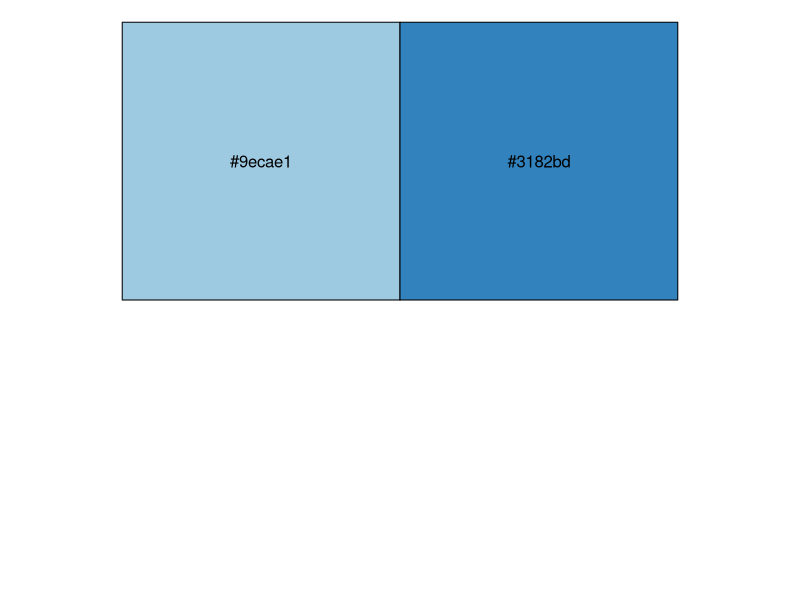
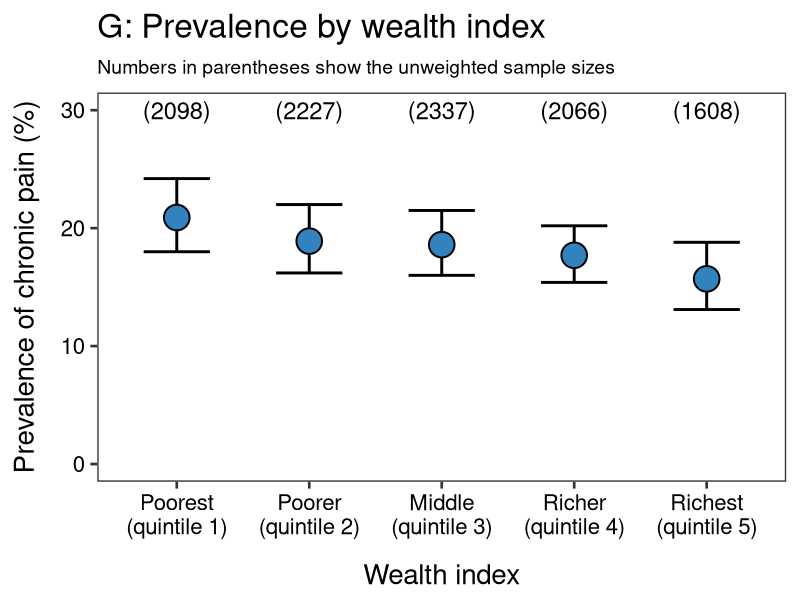

Reproduce these figures in R, in order.
# Load packages
library(tidyverse)
library(magrittr)

# Palettes
pal_za <- c('#9ecae1', '#3182bd')
scales::show_col(pal_za)

# Load data
data <- read_csv('data/wealth.csv')

# Glimpse
glimpse(data)

# Process data
data %<>%
    mutate(wealth = factor(wealth,
                           levels = c('Poorest', 'Poorer', 'Middle',
                                      'Richer', 'Richest'),
                           ordered = TRUE))

# Plot
pp <- ggplot(data = data) +
    aes(x = wealth,
        y = estimate_chronic,
        ymin = ci.low_chronic,
        ymax = ci.high_chronic) +
    geom_errorbar(size = 1,
                  width = 0.5,
                  colour = '#000000') +
    geom_point(size = 8,
               shape = 21,
               stroke = 1,
               fill = pal_za[[2]],
               colour = '#000000') +
    geom_text(aes(y = 30,
                  label = paste0('(', unweighted_n, ')')),
              size = 6) +
    labs(title = 'G: Prevalence by wealth index',
         subtitle = 'Numbers in parentheses show the unweighted sample sizes',
         x = 'Wealth index',
         y = 'Prevalence of chronic pain (%)') +
    scale_y_continuous(limits = c(0, 30)) +
    scale_x_discrete(labels = c('Poorest\n(quintile 1)',
                                'Poorer\n(quintile 2)',
                                'Middle\n(quintile 3)',
                                'Richer\n(quintile 4)',
                                'Richest\n(quintile 5)')) +
    theme_bw(base_size = 20) +
    theme(panel.grid = element_blank(),
          plot.subtitle = element_text(size = 14),
          axis.title.y = element_text(margin = margin(r = 1,
                                                      unit = 'lines')),
          axis.title.x = element_text(margin = margin(t = 1,
                                                      unit = 'lines')),
          axis.text.y = element_text(colour = '#000000'),
          axis.text.x = element_text(colour = '#000000'))

# Save
ggsave(filename = 'figures/supplement-1-G-wealth.png',
       plot = pp,
       height = 8,
       width = 8)
